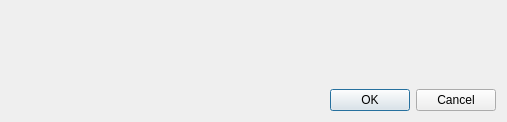
<?xml version="1.0" encoding="UTF-8"?>
<ui version="4.0">
 <class>DeleteDialog</class>
 <widget class="QDialog" name="DeleteDialog">
  <property name="geometry">
   <rect>
    <x>0</x>
    <y>0</y>
    <width>507</width>
    <height>122</height>
   </rect>
  </property>
  <property name="windowTitle">
   <string>Удаление записи</string>
  </property>
  <layout class="QVBoxLayout" name="verticalLayout_2">
   <item>
    <layout class="QVBoxLayout" name="verticalLayout">
     <item>
      <layout class="QHBoxLayout" name="horizontalLayout_2">
       <item>
        <widget class="QLabel" name="label_TextOne">
         <property name="font">
          <font>
           <family>Times New Roman</family>
           <pointsize>12</pointsize>
          </font>
         </property>
         <property name="text">
          <string/>
         </property>
        </widget>
       </item>
       <item>
        <widget class="QLabel" name="label_DeleteDataOne">
         <property name="font">
          <font>
           <family>Times New Roman</family>
           <pointsize>14</pointsize>
          </font>
         </property>
         <property name="text">
          <string/>
         </property>
        </widget>
       </item>
      </layout>
     </item>
     <item>
      <layout class="QHBoxLayout" name="horizontalLayout">
       <item>
        <widget class="QLabel" name="label_TextTwo">
         <property name="font">
          <font>
           <family>Times New Roman</family>
           <pointsize>12</pointsize>
          </font>
         </property>
         <property name="text">
          <string/>
         </property>
        </widget>
       </item>
       <item>
        <widget class="QLabel" name="label_DeleteDataTwo">
         <property name="font">
          <font>
           <family>Times New Roman</family>
           <pointsize>14</pointsize>
          </font>
         </property>
         <property name="text">
          <string/>
         </property>
        </widget>
       </item>
      </layout>
     </item>
    </layout>
   </item>
   <item>
    <widget class="QDialogButtonBox" name="buttonBox">
     <property name="orientation">
      <enum>Qt::Horizontal</enum>
     </property>
     <property name="standardButtons">
      <set>QDialogButtonBox::Cancel|QDialogButtonBox::Ok</set>
     </property>
    </widget>
   </item>
  </layout>
 </widget>
 <resources/>
 <connections>
  <connection>
   <sender>buttonBox</sender>
   <signal>accepted()</signal>
   <receiver>DeleteDialog</receiver>
   <slot>accept()</slot>
   <hints>
    <hint type="sourcelabel">
     <x>248</x>
     <y>254</y>
    </hint>
    <hint type="destinationlabel">
     <x>157</x>
     <y>274</y>
    </hint>
   </hints>
  </connection>
  <connection>
   <sender>buttonBox</sender>
   <signal>rejected()</signal>
   <receiver>DeleteDialog</receiver>
   <slot>reject()</slot>
   <hints>
    <hint type="sourcelabel">
     <x>316</x>
     <y>260</y>
    </hint>
    <hint type="destinationlabel">
     <x>286</x>
     <y>274</y>
    </hint>
   </hints>
  </connection>
 </connections>
</ui>
